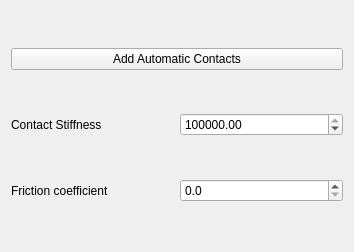
<?xml version="1.0" encoding="UTF-8"?>
<ui version="4.0">
 <class>TaskFemConstraintContact</class>
 <widget class="QWidget" name="TaskFemConstraintContact">
  <property name="geometry">
   <rect>
    <x>0</x>
    <y>0</y>
    <width>354</width>
    <height>252</height>
   </rect>
  </property>
  <property name="windowTitle">
   <string>Form</string>
  </property>
  <layout class="QVBoxLayout" name="verticalLayout_3">
   <item>
    <layout class="QVBoxLayout" name="verticalLayout">
     <item>
      <layout class="QHBoxLayout" name="horizontalLayout_4">
       <item>
        <widget class="QPushButton" name="btnAddContact">
         <property name="text">
          <string>Add Automatic Contacts</string>
         </property>
        </widget>
       </item>
      </layout>
     </item>
    </layout>
   </item>
   <item>
    <layout class="QHBoxLayout" name="horizontalLayout_3">
     <item>
      <widget class="QLabel" name="label">
       <property name="text">
        <string>Contact Stiffness</string>
       </property>
      </widget>
     </item>
     <item>
      <widget class="QDoubleSpinBox" name="spSlope">
       <property name="decimals">
        <number>2</number>
       </property>
       <property name="maximum">
        <double>1000000000.000000000000000</double>
       </property>
       <property name="singleStep">
        <double>1.000000000000000</double>
       </property>
       <property name="value">
        <double>1000000.000000000000000</double>
       </property>
      </widget>
     </item>
    </layout>
   </item>
   <item>
    <layout class="QHBoxLayout" name="horizontalLayout_2">
     <item>
      <widget class="QLabel" name="label_2">
       <property name="text">
        <string>Friction coefficient</string>
       </property>
      </widget>
     </item>
     <item>
      <widget class="QDoubleSpinBox" name="spFriction">
       <property name="decimals">
        <number>1</number>
       </property>
       <property name="maximum">
        <double>1.000000000000000</double>
       </property>
       <property name="singleStep">
        <double>0.100000000000000</double>
       </property>
      </widget>
     </item>
    </layout>
   </item>
  </layout>
 </widget>
 <resources/>
 <connections/>
</ui>
